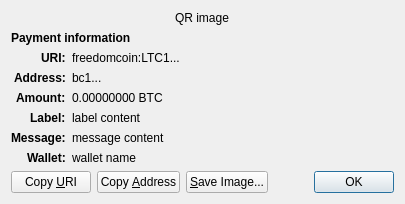
<?xml version="1.0" encoding="UTF-8"?>
<ui version="4.0">
 <class>ReceiveRequestDialog</class>
 <widget class="QDialog" name="ReceiveRequestDialog">
  <property name="geometry">
   <rect>
    <x>0</x>
    <y>0</y>
    <width>413</width>
    <height>229</height>
   </rect>
  </property>
  <property name="windowTitle">
   <string>Request payment to ...</string>
  </property>
  <layout class="QGridLayout" name="gridLayout" columnstretch="0,1">
   <property name="sizeConstraint">
    <enum>QLayout::SetFixedSize</enum>
   </property>
   <item row="0" column="0" colspan="2" alignment="Qt::AlignHCenter">
    <widget class="QRImageWidget" name="qr_code">
     <property name="text">
      <string notr="true">QR image</string>
     </property>
     <property name="textInteractionFlags">
      <set>Qt::NoTextInteraction</set>
     </property>
    </widget>
   </item>
   <item row="1" column="0" colspan="2">
    <widget class="QLabel" name="payment_header">
     <property name="font">
      <font>
       <weight>75</weight>
       <bold>true</bold>
      </font>
     </property>
     <property name="text">
      <string>Payment information</string>
     </property>
     <property name="textInteractionFlags">
      <set>Qt::NoTextInteraction</set>
     </property>
    </widget>
   </item>
   <item row="2" column="0" alignment="Qt::AlignRight|Qt::AlignTop">
    <widget class="QLabel" name="uri_tag">
     <property name="font">
      <font>
       <weight>75</weight>
       <bold>true</bold>
      </font>
     </property>
     <property name="text">
      <string notr="true">URI:</string>
     </property>
     <property name="textFormat">
      <enum>Qt::PlainText</enum>
     </property>
     <property name="textInteractionFlags">
      <set>Qt::NoTextInteraction</set>
     </property>
    </widget>
   </item>
   <item row="2" column="1" alignment="Qt::AlignTop">
    <widget class="QLabel" name="uri_content">
     <property name="text">
      <string notr="true">freedomcoin:LTC1...</string>
     </property>
     <property name="textFormat">
      <enum>Qt::RichText</enum>
     </property>
     <property name="wordWrap">
      <bool>true</bool>
     </property>
     <property name="textInteractionFlags">
      <set>Qt::TextSelectableByMouse</set>
     </property>
    </widget>
   </item>
   <item row="3" column="0" alignment="Qt::AlignRight|Qt::AlignTop">
    <widget class="QLabel" name="address_tag">
     <property name="font">
      <font>
       <weight>75</weight>
       <bold>true</bold>
      </font>
     </property>
     <property name="text">
      <string>Address:</string>
     </property>
     <property name="textInteractionFlags">
      <set>Qt::NoTextInteraction</set>
     </property>
    </widget>
   </item>
   <item row="3" column="1" alignment="Qt::AlignTop">
    <widget class="QLabel" name="address_content">
     <property name="text">
      <string notr="true">bc1...</string>
     </property>
     <property name="textFormat">
      <enum>Qt::PlainText</enum>
     </property>
     <property name="textInteractionFlags">
      <set>Qt::TextSelectableByMouse</set>
     </property>
    </widget>
   </item>
   <item row="4" column="0" alignment="Qt::AlignRight|Qt::AlignTop">
    <widget class="QLabel" name="amount_tag">
     <property name="font">
      <font>
       <weight>75</weight>
       <bold>true</bold>
      </font>
     </property>
     <property name="text">
      <string>Amount:</string>
     </property>
     <property name="textInteractionFlags">
      <set>Qt::NoTextInteraction</set>
     </property>
    </widget>
   </item>
   <item row="4" column="1" alignment="Qt::AlignTop">
    <widget class="QLabel" name="amount_content">
     <property name="text">
      <string notr="true">0.00000000 BTC</string>
     </property>
     <property name="textFormat">
      <enum>Qt::PlainText</enum>
     </property>
     <property name="textInteractionFlags">
      <set>Qt::TextSelectableByMouse</set>
     </property>
    </widget>
   </item>
   <item row="5" column="0" alignment="Qt::AlignRight|Qt::AlignTop">
    <widget class="QLabel" name="label_tag">
     <property name="font">
      <font>
       <weight>75</weight>
       <bold>true</bold>
      </font>
     </property>
     <property name="text">
      <string>Label:</string>
     </property>
     <property name="textInteractionFlags">
      <set>Qt::NoTextInteraction</set>
     </property>
    </widget>
   </item>
   <item row="5" column="1" alignment="Qt::AlignTop">
    <widget class="QLabel" name="label_content">
     <property name="text">
      <string notr="true">label content</string>
     </property>
     <property name="textFormat">
      <enum>Qt::PlainText</enum>
     </property>
     <property name="wordWrap">
      <bool>true</bool>
     </property>
     <property name="textInteractionFlags">
      <set>Qt::TextSelectableByMouse</set>
     </property>
    </widget>
   </item>
   <item row="6" column="0" alignment="Qt::AlignRight|Qt::AlignTop">
    <widget class="QLabel" name="message_tag">
     <property name="font">
      <font>
       <weight>75</weight>
       <bold>true</bold>
      </font>
     </property>
     <property name="text">
      <string>Message:</string>
     </property>
     <property name="textInteractionFlags">
      <set>Qt::NoTextInteraction</set>
     </property>
    </widget>
   </item>
   <item row="6" column="1" alignment="Qt::AlignTop">
    <widget class="QLabel" name="message_content">
     <property name="text">
      <string notr="true">message content</string>
     </property>
     <property name="textFormat">
      <enum>Qt::PlainText</enum>
     </property>
     <property name="wordWrap">
      <bool>true</bool>
     </property>
     <property name="textInteractionFlags">
      <set>Qt::TextSelectableByMouse</set>
     </property>
    </widget>
   </item>
   <item row="7" column="0" alignment="Qt::AlignRight|Qt::AlignTop">
    <widget class="QLabel" name="wallet_tag">
     <property name="font">
      <font>
       <weight>75</weight>
       <bold>true</bold>
      </font>
     </property>
     <property name="text">
      <string>Wallet:</string>
     </property>
     <property name="textInteractionFlags">
      <set>Qt::NoTextInteraction</set>
     </property>
    </widget>
   </item>
   <item row="7" column="1" alignment="Qt::AlignTop">
    <widget class="QLabel" name="wallet_content">
     <property name="text">
      <string notr="true">wallet name</string>
     </property>
     <property name="textFormat">
      <enum>Qt::PlainText</enum>
     </property>
     <property name="wordWrap">
      <bool>true</bool>
     </property>
     <property name="textInteractionFlags">
      <set>Qt::TextSelectableByMouse</set>
     </property>
    </widget>
   </item>
   <item row="8" column="0" colspan="2">
    <layout class="QHBoxLayout" name="horizontalLayout">
     <item>
      <widget class="QPushButton" name="btnCopyURI">
       <property name="text">
        <string>Copy &amp;URI</string>
       </property>
       <property name="autoDefault">
        <bool>false</bool>
       </property>
      </widget>
     </item>
     <item>
      <widget class="QPushButton" name="btnCopyAddress">
       <property name="text">
        <string>Copy &amp;Address</string>
       </property>
       <property name="autoDefault">
        <bool>false</bool>
       </property>
      </widget>
     </item>
     <item>
      <widget class="QPushButton" name="btnSaveAs">
       <property name="text">
        <string>&amp;Save Image...</string>
       </property>
       <property name="autoDefault">
        <bool>false</bool>
       </property>
      </widget>
     </item>
     <item>
      <spacer name="horizontalSpacer_2">
       <property name="orientation">
        <enum>Qt::Horizontal</enum>
       </property>
       <property name="sizeHint" stdset="0">
        <size>
         <width>40</width>
         <height>20</height>
        </size>
       </property>
      </spacer>
     </item>
     <item>
      <widget class="QDialogButtonBox" name="buttonBox">
       <property name="focusPolicy">
        <enum>Qt::StrongFocus</enum>
       </property>
       <property name="standardButtons">
        <set>QDialogButtonBox::Ok</set>
       </property>
      </widget>
     </item>
    </layout>
   </item>
  </layout>
 </widget>
 <customwidgets>
  <customwidget>
   <class>QRImageWidget</class>
   <extends>QLabel</extends>
   <header>qt/qrimagewidget.h</header>
  </customwidget>
 </customwidgets>
 <tabstops>
  <tabstop>buttonBox</tabstop>
  <tabstop>btnCopyURI</tabstop>
  <tabstop>btnCopyAddress</tabstop>
  <tabstop>btnSaveAs</tabstop>
 </tabstops>
 <resources/>
 <connections>
  <connection>
   <sender>buttonBox</sender>
   <signal>accepted()</signal>
   <receiver>ReceiveRequestDialog</receiver>
   <slot>accept()</slot>
   <hints>
    <hint type="sourcelabel">
     <x>135</x>
     <y>230</y>
    </hint>
    <hint type="destinationlabel">
     <x>135</x>
     <y>126</y>
    </hint>
   </hints>
  </connection>
 </connections>
</ui>
